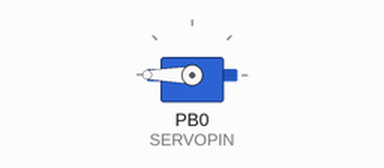
This sketch was run on a simulated ATtiny85, built with avr-gcc and run on an emulated ATtiny85. Shown: servo.

Above: at 0.1 s.
At 2.6 s:
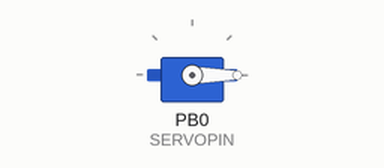
Timing chart, 0 to 4.1 s (numbered marks = the images above):
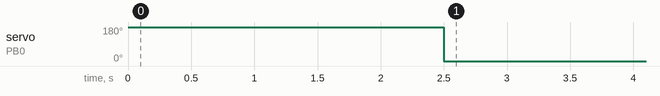

The sketch:

HobbyKing_UBEC_programmer.ino
```cpp
#include <Adafruit_SoftServo.h>

volatile uint8_t counter = 0;

Adafruit_SoftServo esc;

#define SERVOPIN  0                 // Servo control output pin

#define OFF 0                       // Lowest ESC speed (range 0-180)
#define FULLTHROTTLE 180            // Maximum ESC speed

#define music1 2500     // Set Max Throttle
#define music2 7000     // Set Min Throttle
#define music3 13000    // Set Battery Type = NmH
#define music4 20000    // Set Battery Type = LiPo
#define music5 27000    // Low Voltage Protection = Low
#define music6 34000    // Low Voltage Protection = Middle
#define music7 40500    // Low Voltage Protection = High
#define music8 51500    // Factory Default
#define music9 61500    // Angle of Entrance = Auto
#define music10 70000   // Angle of Entrance = Low
#define music11 77000   // Angle of Entrance = High
#define music12 85000   // Start of motor = Ultra Smooth
#define music13 98000   // Start of motor = Smooth
#define music14 110500  // Start of Motor = Accelerated
#define music15 122000  // Helicopter mode = Off
#define music16 132500  // Helicopter mode = Mode 1
#define music17 142500  // Helicopter mode = Mode 2
#define music18 159000  // Motor Rotation
#define music19 174500  // PWM Frequency = 8K
#define music20 188000  // PWM Frequency = 16K
#define music21 199500  // Protection Mode = Reduce Power
#define music22 207500  // Protection Mode = Output Off

void setup() {
  pinMode(SERVOPIN, OUTPUT);                // Set up ESC control pin as an output
  esc.attach(SERVOPIN);                     // Attach the pin to the software servo library

  OCR0A = 0xAF;                             // Set up a 2ms interrupt
  TIMSK |= _BV(OCIE0A);
}

bool program = true;
void loop()
{
  if (program)
  {
    // Programming Mode
    esc.write(FULLTHROTTLE);
    delay(music1);
    esc.write(OFF);
    program = false;
  }
}

// The SIGNAL(TIMER0_COMPA_vect) function is the interrupt that will be called by the microcontroller every 2 milliseconds
SIGNAL(TIMER0_COMPA_vect)
{
  counter += 2;                             // Add two milliseconds to the elapsed time
  if (counter >= 20)                        // Has 20ms elapsed?
  {
    counter = 0;                            // Reset the timer
    esc.refresh();                          // Refesh the software based servo control
  }
}
```

Measured:
- by itself, servo on PB0 (SERVOPIN): 180° → 0° at 2.5 s
